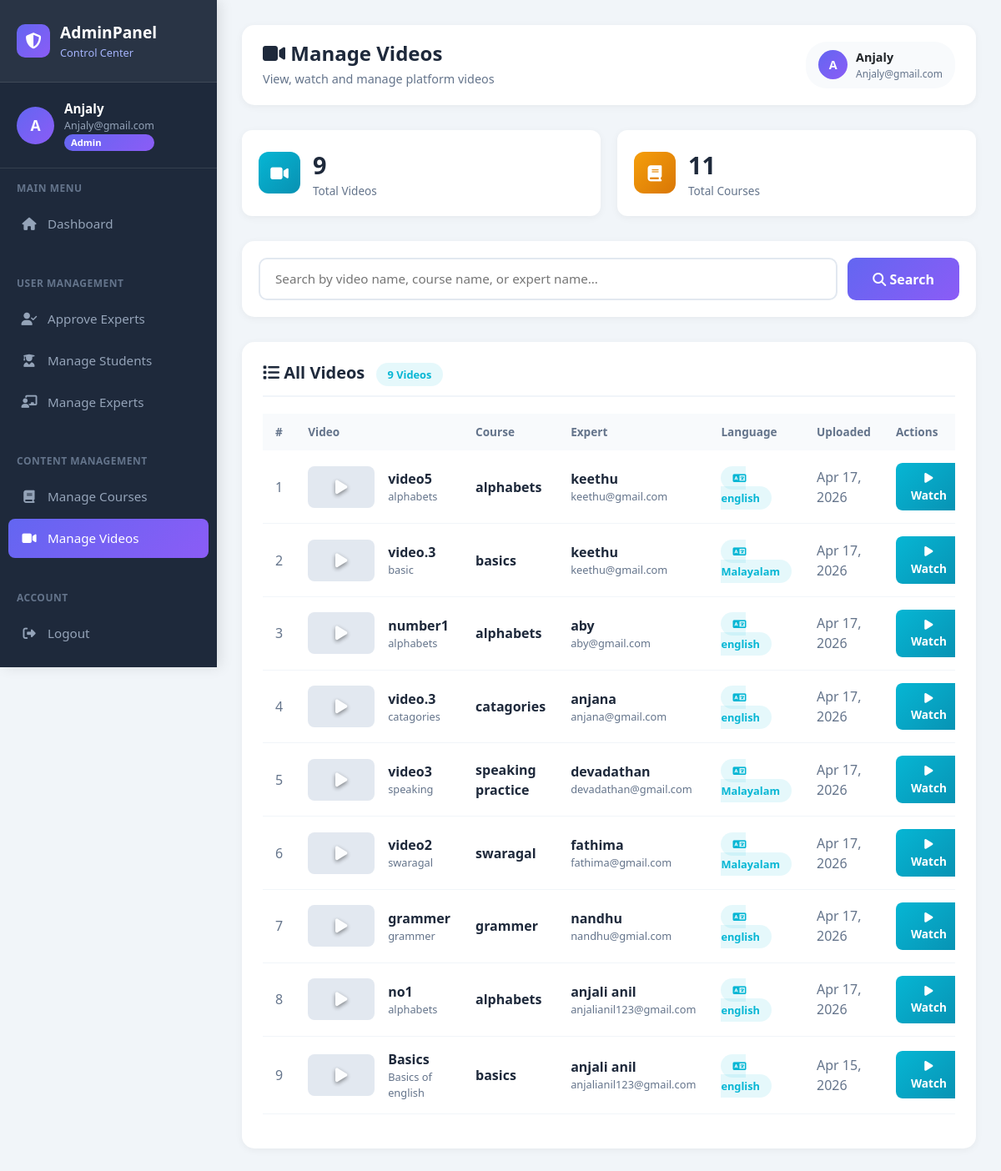
The app's page /admin-manage-videos/ (signed in) with its own data.
### expert/models.py (models this page shows, shortened)
class Video(models.Model):
    expert_id = models.IntegerField()
    course = models.ForeignKey(Course, on_delete=models.CASCADE, related_name='videos')
    name = models.CharField(max_length=200)
    description = models.TextField()
    video_file = models.FileField(upload_to='videos/')  # Video file upload
    uploaded_at = models.DateTimeField(auto_now_add=True)  # Track upload time

class Course(models.Model):
    expert_id = models.IntegerField()  # ID of the logged-in expert/mentor
    language = models.ForeignKey(Language, on_delete=models.CASCADE, related_name='courses')
    course_name = models.CharField(max_length=200)
    description = models.TextField()

### AdminDashboard/models.py (models this page shows, shortened)
class User(models.Model):
    name = models.CharField(max_length=100)
    address = models.TextField()
    email = models.EmailField(unique=True)
    roll = models.CharField(max_length=50)
    status = models.CharField(max_length=20)
    dob = models.DateField()
    phone = models.CharField(max_length=15)
    username = models.CharField(max_length=50, unique=True)
    password = models.CharField(max_length=255)

class Language(models.Model):
    language=models.CharField(max_length=100)

### AdminDashboard/views.py (the view, shortened to what this page needs)
# urls.py: path('admin-manage-videos/', d_view.admin_manage_videos, name='admin_manage_videos'),
def admin_manage_videos(request):
    if "user_id" not in request.session:
        messages.error(request, "Please login to access this page.")
        return redirect("login")
    if request.session.get("roll") != "admin":
        messages.error(request, "Access denied.")
        return redirect("login")
    search_query = request.GET.get('search', '').strip()
    videos = Video.objects.select_related('course', 'course__language').order_by('-uploaded_at')
    videos_list = []
    for video in videos:
        try:
            expert = User.objects.get(id=video.course.expert_id)
            expert_name = expert.name
            expert_email = expert.email
        except User.DoesNotExist:
            expert_name = f"Expert {video.course.expert_id}"
            expert_email = ""
        videos_list.append({
            'video': video,
            'expert_name': expert_name,
            'expert_email': expert_email
        })
    total_videos = Video.objects.count()
    total_courses = Course.objects.count()
    context = {
        'videos_list': videos_list,
        'total_videos': total_videos,
        'total_courses': total_courses,
        'search_query': search_query,
        'name': request.session.get('name'),
        'username': request.session.get('username'),
        'email': request.session.get('email'),
    }
    return render(request, "admin_manage_videos.html", context)

### templates/admin_manage_videos.html (shortened to what this page needs)
{% load static %}
<!DOCTYPE html>
<html lang="en">
<head>
    <link href="https://cdn.jsdelivr.net/npm/bootstrap@5.3.2/dist/css/bootstrap.min.css" rel="stylesheet">
    <link rel="stylesheet" href="https://cdnjs.cloudflare.com/ajax/libs/font-awesome/6.4.0/css/all.min.css">
</head>
<body>
    <div class="sidebar">
        <div class="sidebar-brand">
            <div class="brand-icon">
                <i class="fas fa-shield-alt"></i>
            </div>
            <div class="brand-text">
                AdminPanel
                <span>Control Center</span>
            </div>
        </div>
        <div class="sidebar-profile">
            <div class="profile-avatar">{{ name|first|upper }}</div>
            <div>
                <div class="profile-name">{{ name }}</div>
                <div class="profile-email">{{ email }}</div>
                <div class="profile-badge">Admin</div>
            </div>
        </div>
        <div class="sidebar-section">Main Menu</div>
        <ul class="sidebar-menu">
            <li>
                <a href="{% url 'admindashboard' %}">
                    <i class="fas fa-home"></i> Dashboard
                </a>
            </li>
        </ul>
        <div class="sidebar-section">User Management</div>
        <ul class="sidebar-menu">
            <li>
                <a href="{% url 'approve_experts' %}">
                    <i class="fas fa-user-check"></i> Approve Experts
                </a>
            </li>
            <li>
                <a href="{% url 'manage_students' %}">
                    <i class="fas fa-user-graduate"></i> Manage Students
                </a>
            </li>
            <li>
                <a href="{% url 'manage_experts' %}">
                    <i class="fas fa-chalkboard-teacher"></i> Manage Experts
                </a>
            </li>
        </ul>
        <div class="sidebar-section">Content Management</div>
        <ul class="sidebar-menu">
            <li>
                <a href="{% url 'admin_manage_courses' %}">
                    <i class="fas fa-book"></i> Manage Courses
                </a>
            </li>
            <li>
                <a href="{% url 'admin_manage_videos' %}" class="active">
                    <i class="fas fa-video"></i> Manage Videos
                </a>
            </li>
        </ul>
        <div class="sidebar-section">Account</div>
        <ul class="sidebar-menu">
            <li>
                <a href="{% url 'logout' %}">
                    <i class="fas fa-sign-out-alt"></i> Logout
                </a>
            </li>
        </ul>
    </div>
    <div class="main-content">
        <div class="top-bar">
            <div>
                <h4><i class="fas fa-video"></i> Manage Videos</h4>
                <p style="color: #64748b; margin: 5px 0 0; font-size: 0.9rem;">
                    View, watch and manage platform videos
                </p>
            </div>
            <div class="user-info">
                <div class="user-info-avatar">{{ name|first|upper }}</div>
                <div>
                    <div style="font-weight: 600; font-size: 0.9rem;">{{ username }}</div>
                    <div style="font-size: 0.75rem; color: #64748b;">{{ email }}</div>
                </div>
            </div>
        </div>
        <div class="stats-row">
            <div class="mini-stat">
                <div class="mini-stat-icon videos">
                    <i class="fas fa-video"></i>
                </div>
                <div>
                    <div class="mini-stat-number">{{ total_videos }}</div>
                    <div class="mini-stat-label">Total Videos</div>
                </div>
            </div>
            <div class="mini-stat">
                <div class="mini-stat-icon courses">
                    <i class="fas fa-book"></i>
                </div>
                <div>
                    <div class="mini-stat-number">{{ total_courses }}</div>
                    <div class="mini-stat-label">Total Courses</div>
                </div>
            </div>
        </div>
        <div class="search-card">
            <form method="GET" class="search-form">
                <input type="text"
                       name="search"
                       class="search-input"
                       placeholder="Search by video name, course name, or expert name..."
                       value="{{ search_query }}">
                <button type="submit" class="btn-search">
                    <i class="fas fa-search"></i> Search
                </button>
            </form>
        </div>
        <div class="table-card">
            <div class="table-card-header">
                <h5>
                    <i class="fas fa-list"></i>
                    {% if search_query %}
                        Search Results for "{{ search_query }}"
                    {% else %}
                        All Videos
                    {% endif %}
                    <span class="language-badge ms-2">{{ videos_list|length }} Videos</span>
                </h5>
            </div>
            {% if videos_list %}
            <div class="table-responsive">
                <table class="table">
                    <thead>
                        <tr>
                            <th>#</th>
                            <th>Video</th>
                            <th>Course</th>
                            <th>Expert</th>
                            <th>Language</th>
                            <th>Uploaded</th>
                            <th>Actions</th>
                        </tr>
                    </thead>
                    <tbody>
                        {% for item in videos_list %}
                        <tr>
                            <td style="color: #64748b;">{{ forloop.counter }}</td>
                            <td>
                                <div class="d-flex align-items-center gap-3">
                                    <div class="video-thumbnail"
                                         onclick="openVideoModal('{{ item.video.id }}', '{{ item.video.name|escapejs }}', '{{ item.video.video_file.url }}', '{{ item.video.course.course_name|escapejs }}', '{{ item.expert_name|escapejs }}', '{{ item.video.course.language.language }}', '{{ item.video.description|escapejs }}', '{{ item.video.uploaded_at|date:"M d, Y" }}')">
                                        <video preload="metadata">
                                            <source src="{{ item.video.video_file.url }}#t=0.5" type="video/mp4">
                                        </video>
                                    </div>
                                    <div>
                                        <div style="font-weight: 600; color: var(--dark);">{{ item.video.name }}</div>
                                        <div style="font-size: 0.8rem; color: #64748b;">
                                            {{ item.video.description|truncatewords:8 }}
                                        </div>
                                    </div>
                                </div>
                            </td>
                            <td>
                                <div style="font-weight: 600; color: var(--dark);">{{ item.video.course.course_name }}</div>
                            </td>
                            <td>
                                <div style="font-weight: 600; color: var(--dark);">{{ item.expert_name }}</div>
                                <div style="font-size: 0.8rem; color: #64748b;">{{ item.expert_email }}</div>
                            </td>
                            <td>
                                <span class="language-badge">
                                    <i class="fas fa-language"></i> {{ item.video.course.language.language }}
                                </span>
                            </td>
                            <td style="color: #64748b;">
                                {{ item.video.uploaded_at|date:"M d, Y" }}
                            </td>
                            <td>
                                <div class="d-flex gap-2">
                                    <button class="btn-watch"
                                            onclick="openVideoModal('{{ item.video.id }}', '{{ item.video.name|escapejs }}', '{{ item.video.video_file.url }}', '{{ item.video.course.course_name|escapejs }}', '{{ item.expert_name|escapejs }}', '{{ item.video.course.language.language }}', '{{ item.video.description|escapejs }}', '{{ item.video.uploaded_at|date:"M d, Y" }}')">
                                        <i class="fas fa-play"></i> Watch
                                    </button>
                                </div>
                            </td>
                        </tr>
                        {% endfor %}
                    </tbody>
                </table>
            </div>
            {% endif %}
        </div>
    </div>
</body>
</html>

### records on screen
Video: video.name "video5", video.description "alphabets", video.course.course_name "alphabets", expert_name "keethu", expert_email "keethu@gmail.com", video.course.language.language "english", video.uploaded_at "Apr 17, 2026"
Video: video.name "video.3", video.description "basic", video.course.course_name "basics", expert_name "keethu", expert_email "keethu@gmail.com", video.course.language.language "Malayalam", video.uploaded_at "Apr 17, 2026"
Video: video.name "number1", video.description "alphabets", video.course.course_name "alphabets", expert_name "aby", expert_email "aby@gmail.com", video.course.language.language "english", video.uploaded_at "Apr 17, 2026"
Video: video.name "video.3", video.description "catagories", video.course.course_name "catagories", expert_name "anjana", expert_email "anjana@gmail.com", video.course.language.language "english", video.uploaded_at "Apr 17, 2026"
Video: video.name "video3", video.description "speaking", video.course.course_name "speaking practice", expert_name "devadathan", expert_email "devadathan@gmail.com", video.course.language.language "Malayalam", video.uploaded_at "Apr 17, 2026"
Video: video.name "video2", video.description "swaragal", video.course.course_name "swaragal", expert_name "fathima", expert_email "fathima@gmail.com", video.course.language.language "Malayalam", video.uploaded_at "Apr 17, 2026"
Video: video.name "grammer", video.description "grammer", video.course.course_name "grammer", expert_name "nandhu", expert_email "nandhu@gmial.com", video.course.language.language "english", video.uploaded_at "Apr 17, 2026"
Video: video.name "no1", video.description "alphabets", video.course.course_name "alphabets", expert_name "anjali anil", expert_email "anjalianil123@gmail.com", video.course.language.language "english", video.uploaded_at "Apr 17, 2026"
Video: video.name "Basics", video.description "Basics of english", video.course.course_name "basics", expert_name "anjali anil", expert_email "anjalianil123@gmail.com", video.course.language.language "english", video.uploaded_at "Apr 15, 2026"

### other values on screen
{{ name|first|upper }} "A"
{{ name }} "Anjaly"
{{ email }} "Anjaly@gmail.com"
{{ username }} "Anjaly"
{{ total_videos }} "9"
{{ total_courses }} "11"
{{ videos_list|length }} "9"
